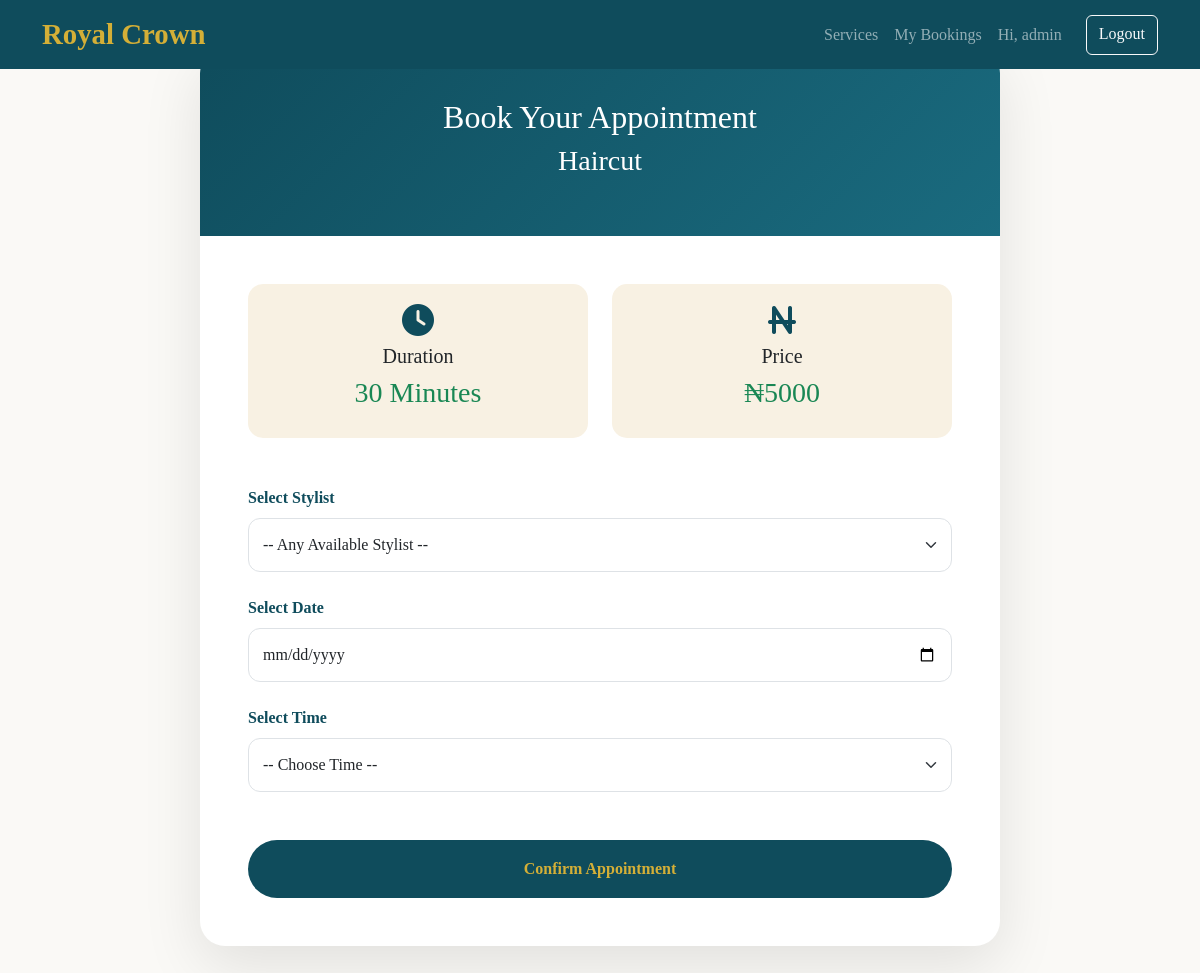
Screenshot of /book/1/ (signed in) with the database file from the repository.
### core/models.py (models this page shows)
class Service(models.Model):
    name = models.CharField(max_length=100)
    duration = models.IntegerField(help_text="Duration in minutes")
    price = models.IntegerField()
    description = models.TextField(blank=True)

### core/views.py (the view, shortened to what this page needs)
# urls.py: path('book/<int:service_id>/', views.book_service, name='book_service'),
@login_required(login_url='login')
def book_service(request, service_id):
    service = get_object_or_404(Service, id=service_id)
    staff_list = Staff.objects.all()
    return render(request, 'book.html', {
        'service': service,
        'staff_list': staff_list
    })

### core/templates/book.html (shortened to what this page needs)
<!DOCTYPE html>
<html lang="en">
<head>
    <link href="https://cdn.jsdelivr.net/npm/bootstrap@5.3.3/dist/css/bootstrap.min.css" rel="stylesheet">
    <link href="https://cdnjs.cloudflare.com/ajax/libs/font-awesome/6.5.0/css/all.min.css" rel="stylesheet">
</head>
<body>
    <nav class="navbar navbar-expand-lg navbar-dark fixed-top">
        <div class="container">
            <a class="navbar-brand logo" href="{% url 'home' %}">Royal Crown</a>
            <div class="navbar-nav ms-auto">
                <a class="nav-link" href="{% url 'services' %}">Services</a>
                <a class="nav-link" href="{% url 'my_bookings' %}">My Bookings</a>
                {% if user.is_authenticated %}
                    <span class="nav-link">Hi, {{ user.username }}</span>
                    <a class="btn btn-outline-light ms-3" href="{% url 'logout' %}">Logout</a>
                {% else %}
                    <a class="btn btn-outline-light ms-3" href="{% url 'login' %}">Login</a>
                    <a class="btn btn-gold ms-2" href="{% url 'register' %}">Register</a>
                {% endif %}
            </div>
        </div>
    </nav>
    <div class="container">
        <div class="booking-container mt-5">
            <div class="booking-header">
                <h2>Book Your Appointment</h2>
                <h3 class="mt-2">{{ service.name }}</h3>
            </div>
            <div class="p-5">
                <div class="row mb-5">
                    <div class="col-md-6">
                        <div class="info-box">
                            <i class="fas fa-clock fa-2x mb-2" style="color: #0F4C5C;"></i>
                            <h5>Duration</h5>
                            <h3 class="text-success">{{ service.duration }} Minutes</h3>
                        </div>
                    </div>
                    <div class="col-md-6">
                        <div class="info-box">
                            <i class="fas fa-naira-sign fa-2x mb-2" style="color: #0F4C5C;"></i>
                            <h5>Price</h5>
                            <h3 class="text-success">₦{{ service.price }}</h3>
                        </div>
                    </div>
                </div>
                <form method="post">
                    <div class="mb-4">
                        <label class="form-label">Select Stylist</label>
                        <select name="staff_id" class="form-select" required>
                            <option value="">-- Any Available Stylist --</option>
                        </select>
                    </div>
                    <div class="mb-4">
                        <label class="form-label">Select Date</label>
                        <input type="date" name="date" class="form-control" required>
                    </div>
                    <div class="mb-5">
                        <label class="form-label">Select Time</label>
                        <select name="start_time" class="form-select" required>
                            <option value="">-- Choose Time --</option>
                        </select>
                    </div>
                    <button type="submit" class="btn btn-book w-100">Confirm Appointment</button>
                </form>
            </div>
        </div>
    </div>
</body>
</html>

### core/templates/book.html (style rules this page uses)
body { background: #FAF9F6; font-family: 'Playfair Display', serif; }
.navbar { background: #0F4C5C !important; }
.logo { color: #D4AF37; font-weight: 700; font-size: 1.8rem; }
.booking-container { max-width: 800px; margin: 100px auto; background: white; border-radius: 25px; box-shadow: 0 20px 60px rgba(0,0,0,0.1); overflow: hidden; }
.booking-header { background: linear-gradient(135deg, #0F4C5C, #1a6b7f); color: white; padding: 50px 30px; text-align: center; }
.info-box { background: #f8f1e3; border-radius: 15px; padding: 20px; text-align: center; }
.form-label { font-weight: 600; color: #0F4C5C; }
.form-control, .form-select { padding: 14px; border-radius: 12px; }
.btn-book { background: #0F4C5C; color: #D4AF37; font-weight: 700; padding: 16px; border-radius: 50px; }

### rows the page displays
Service: name "Haircut", duration "30", price "5000"

### other values shown
{{ user.username }} "admin"
